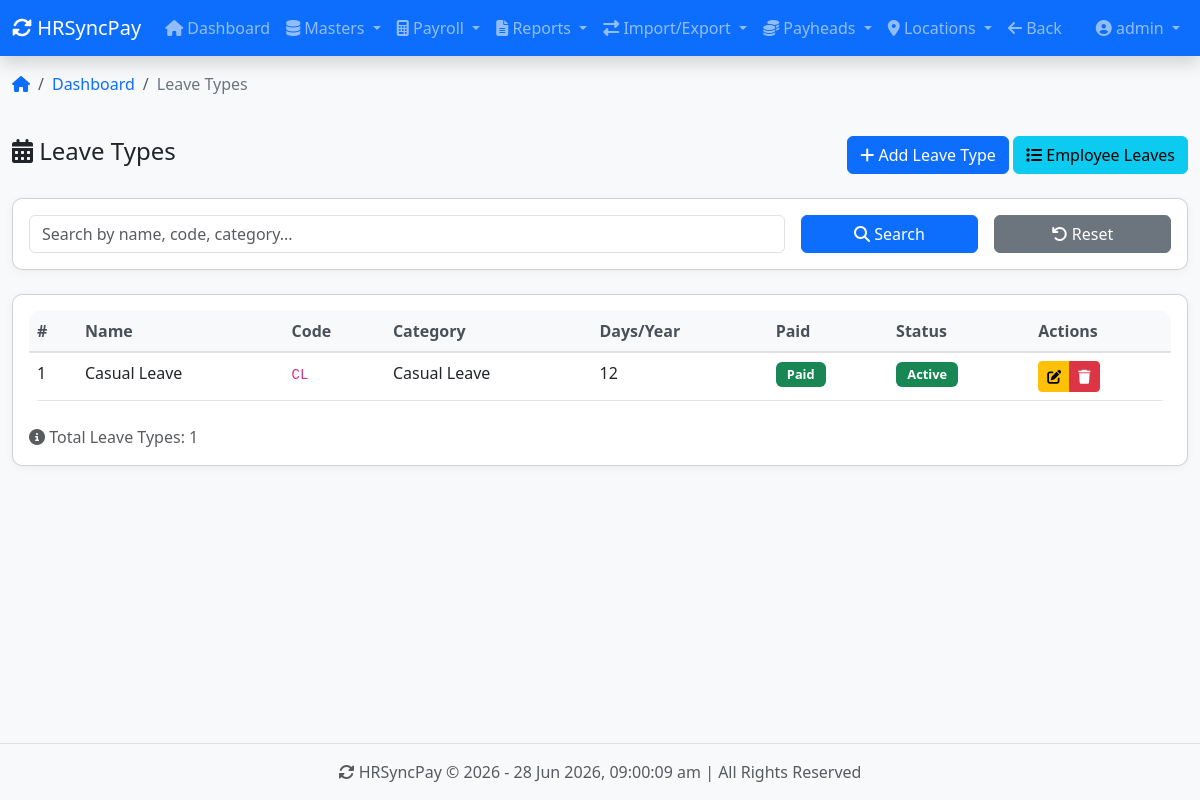
/leave/types/ (signed in), run on the app's committed database.
### apps/accounts/models.py (models this page shows, shortened)
class User(AbstractUser):
    ROLE_CHOICES = [
        ('ADMIN', 'Admin'),
        ('DATA_ENTRY', 'Data Entry'),
        ('VIEWER', 'Viewer'),
    ]
    role = models.CharField(max_length=20, choices=ROLE_CHOICES, default='VIEWER')
    phone = models.CharField(max_length=15, blank=True)
    employee_code = models.CharField(max_length=20, unique=True, blank=True, null=True)
    profile_picture = models.ImageField(upload_to='profile_pictures/', null=True, blank=True)
    class Meta:
        db_table = 'accounts_user'

### apps/leave/models.py (models this page shows, shortened)
class LeaveType(models.Model):
    CATEGORY_CHOICES = [
        ('ANNUAL', 'Annual Leave'),
        ('CASUAL', 'Casual Leave'),
        ('SICK', 'Sick Leave'),
        ('MATERNITY', 'Maternity Leave'),
        ('PATERNITY', 'Paternity Leave'),
        ('COMPENSATORY', 'Compensatory Off'),
        ('LOP', 'Loss of Pay'),
        ('OTHER', 'Other'),
    ]
    name = models.CharField(max_length=50)
    code = models.CharField(max_length=20, unique=True)
    category = models.CharField(max_length=20, choices=CATEGORY_CHOICES)
    days_per_year = models.IntegerField(default=12)
    is_paid = models.BooleanField(default=True)
    is_active = models.BooleanField(default=True)
    max_consecutive_days = models.IntegerField(default=30)
    description = models.TextField(blank=True)
    created_at = models.DateTimeField(auto_now_add=True)
    updated_at = models.DateTimeField(auto_now=True)
    class Meta:
        ordering = ['name']

### apps/leave/views.py (the view)
# urls.py: path('types/', views.leave_type_list, name='leave_type_list'),
@login_required
def leave_type_list(request):
    leave_types = LeaveType.objects.all().order_by('name')
    search = request.GET.get('search')
    if search:
        leave_types = leave_types.filter(
            Q(name__icontains=search) |
            Q(code__icontains=search) |
            Q(category__icontains=search)
        )
    paginator = Paginator(leave_types, 20)
    page_number = request.GET.get('page')
    page_obj = paginator.get_page(page_number)
    context = {
        'page_obj': page_obj,
        'search': search,
        'total_types': leave_types.count(),
        'breadcrumb': [
            {'name': 'Dashboard', 'url': '/', 'active': False},
            {'name': 'Leave Types', 'active': True},
        ],
    }
    return render(request, 'leave/leave_type_list.html', context)

### templates/leave/leave_type_list.html (shortened to what this page needs)
{% extends 'base.html' %}
{% load static %}
{% block breadcrumb %}
    <li class="breadcrumb-item"><a href="{% url 'core:dashboard' %}">Dashboard</a></li>
    <li class="breadcrumb-item active">Leave Types</li>
{% endblock %}
{% block content %}
<div class="d-flex justify-content-between align-items-center mb-4">
    <h4><i class="fas fa-calendar-alt"></i> Leave Types</h4>
    <div>
        <a href="{% url 'leave:leave_type_create' %}" class="btn btn-primary">
            <i class="fas fa-plus"></i> Add Leave Type
        </a>
        <a href="{% url 'leave:leave_list' %}" class="btn btn-info">
            <i class="fas fa-list"></i> Employee Leaves
        </a>
    </div>
</div>
<div class="card mb-4">
    <div class="card-body">
        <form method="get" class="row g-3">
            <div class="col-md-8">
                <input type="text" name="search" class="form-control"
                       placeholder="Search by name, code, category..."
                       value="{{ search|default:'' }}">
            </div>
            <div class="col-md-2">
                <button type="submit" class="btn btn-primary w-100">
                    <i class="fas fa-search"></i> Search
                </button>
            </div>
            <div class="col-md-2">
                <a href="{% url 'leave:leave_type_list' %}" class="btn btn-secondary w-100">
                    <i class="fas fa-undo"></i> Reset
                </a>
            </div>
        </form>
    </div>
</div>
<div class="card">
    <div class="card-body">
        <div class="table-responsive">
            <table class="table table-hover">
                <thead>
                    <tr>
                        <th>#</th>
                        <th>Name</th>
                        <th>Code</th>
                        <th>Category</th>
                        <th>Days/Year</th>
                        <th>Paid</th>
                        <th>Status</th>
                        <th>Actions</th>
                    </tr>
                </thead>
                <tbody>
                    {% for leave_type in page_obj %}
                    <tr>
                        <td>{{ forloop.counter }}</td>
                        <td>{{ leave_type.name }}</td>
                        <td><code>{{ leave_type.code }}</code></td>
                        <td>{{ leave_type.get_category_display }}</td>
                        <td>{{ leave_type.days_per_year }}</td>
                        <td>
                            {% if leave_type.is_paid %}
                                <span class="badge bg-success">Paid</span>
                            {% else %}
                                <span class="badge bg-secondary">Unpaid</span>
                            {% endif %}
                        </td>
                        <td>
                            {% if leave_type.is_active %}
                                <span class="badge bg-success">Active</span>
                            {% else %}
                                <span class="badge bg-danger">Inactive</span>
                            {% endif %}
                        </td>
                        <td>
                            <div class="btn-group" role="group">
                                <a href="{% url 'leave:leave_type_edit' leave_type.id %}"
                                   class="btn btn-sm btn-warning" title="Edit">
                                    <i class="fas fa-edit"></i>
                                </a>
                                <a href="{% url 'leave:leave_type_delete' leave_type.id %}"
                                   class="btn btn-sm btn-danger" title="Delete"
                                   onclick="return confirm('Delete this leave type?')">
                                    <i class="fas fa-trash"></i>
                                </a>
                            </div>
                        </td>
                    </tr>
                    {% endfor %}
                </tbody>
            </table>
        </div>
        <div class="text-muted mt-2">
            <i class="fas fa-info-circle"></i> Total Leave Types: {{ total_types }}
        </div>
    </div>
</div>
{% endblock %}

### templates/base.html (shortened to what this page needs)
<!DOCTYPE html>
<html lang="en">
<head>
    <link href="https://cdn.jsdelivr.net/npm/bootstrap@5.3.0/dist/css/bootstrap.min.css" rel="stylesheet">
    <link href="https://cdnjs.cloudflare.com/ajax/libs/font-awesome/6.4.0/css/all.min.css" rel="stylesheet">
    {% load static %}
    <link href="{% static 'css/custom.css' %}" rel="stylesheet">
</head>
<body>
    <nav class="navbar navbar-expand-lg navbar-dark bg-primary shadow">
        <div class="container-fluid">
            <a class="navbar-brand" href="{% url 'core:dashboard' %}">
                <i class="fas fa-sync-alt fa-spin"></i> HRSyncPay
            </a>
            <div class="collapse navbar-collapse" id="navbarNav">
                <ul class="navbar-nav me-auto">
                    <li class="nav-item">
                        <a class="nav-link" href="{% url 'core:dashboard' %}">
                            <i class="fas fa-home"></i> Dashboard
                        </a>
                    </li>
                    <li class="nav-item dropdown">
                        <a class="nav-link dropdown-toggle" href="#" id="mastersDropdown" role="button" data-bs-toggle="dropdown">
                            <i class="fas fa-database"></i> Masters
                        </a>
                    </li>
                    <li class="nav-item dropdown">
                        <a class="nav-link dropdown-toggle" href="#" id="payrollDropdown" role="button" data-bs-toggle="dropdown">
                            <i class="fas fa-calculator"></i> Payroll
                        </a>
                    </li>
                    <li class="nav-item dropdown">
                        <a class="nav-link dropdown-toggle" href="#" id="reportsDropdown" role="button" data-bs-toggle="dropdown">
                            <i class="fas fa-file-alt"></i> Reports
                        </a>
                    </li>
                    <li class="nav-item dropdown">
                        <a class="nav-link dropdown-toggle" href="#" id="importExportDropdown" role="button" data-bs-toggle="dropdown">
                            <i class="fas fa-exchange-alt"></i> Import/Export
                        </a>
                    </li>
                    <li class="nav-item dropdown">
                        <a class="nav-link dropdown-toggle" href="#" id="payheadsDropdown" role="button" data-bs-toggle="dropdown">
                            <i class="fas fa-coins"></i> Payheads
                        </a>
                    </li>
                    <li class="nav-item dropdown">
                        <a class="nav-link dropdown-toggle" href="#" id="locationsDropdown" role="button" data-bs-toggle="dropdown">
                            <i class="fas fa-map-marker-alt"></i> Locations
                        </a>
                    </li>
                    <li class="nav-item">
                        <a class="nav-link" href="javascript:history.back()">
                            <i class="fas fa-arrow-left"></i> Back
                        </a>
                    </li>
                </ul>
                <ul class="navbar-nav">
                    <li class="nav-item dropdown">
                        <a class="nav-link dropdown-toggle" href="#" id="userDropdown" role="button" data-bs-toggle="dropdown">
                            <i class="fas fa-user-circle"></i>
                            {{ user.get_full_name|default:user.username }}
                        </a>
                    </li>
                </ul>
            </div>
        </div>
    </nav>
    <div class="container-fluid mt-2">
        <nav aria-label="breadcrumb">
            <ol class="breadcrumb">
                <li class="breadcrumb-item">
                    <a href="{% url 'core:dashboard' %}"><i class="fas fa-home"></i></a>
                </li>
                {% block breadcrumb %}{% endblock %}
            </ol>
        </nav>
    </div>
    <div class="container-fluid">
        <div class="row">
            {% if show_sidebar|default:False %}
                <div class="col-md-3 col-lg-2 d-md-block bg-light sidebar">
                    <div class="position-sticky pt-3">
                        <ul class="nav flex-column">
                            <li class="nav-header">Navigation</li>
                            <li class="nav-item">
                                <a class="nav-link" href="{% url 'core:dashboard' %}">
                                    <i class="fas fa-home"></i> Dashboard
                                </a>
                            </li>
                            <li class="nav-item">
                                <a class="nav-link" href="{% url 'employees:employee_list' %}">
                                    <i class="fas fa-users"></i> Employees
                                </a>
                            </li>
                            <li class="nav-item">
                                <a class="nav-link" href="{% url 'clients:client_list' %}">
                                    <i class="fas fa-building"></i> Clients
                                </a>
                            </li>
                            <li class="nav-item">
                                <a class="nav-link" href="{% url 'company:company_list' %}">
                                    <i class="fas fa-building"></i> Companies
                                </a>
                            </li>
                            <li class="nav-item">
                                <a class="nav-link" href="{% url 'locations:location_list' %}">
                                    <i class="fas fa-map-marker-alt"></i> Locations
                                </a>
                            </li>
                            <li class="nav-item">
                                <a class="nav-link" href="{% url 'payheads:payhead_list' %}">
                                    <i class="fas fa-list"></i> Payheads
                                </a>
                            </li>
                            {% block sidebar %}{% endblock %}
                        </ul>
                    </div>
                </div>
                <div class="col-md-9 col-lg-10">
                    {% if messages %}
                        {% for message in messages %}
                            <div class="alert alert-{{ message.tags }} alert-dismissible fade show" role="alert">
                                <i class="fas fa-{% if message.tags == 'success' %}check-circle{% elif message.tags == 'error' %}exclamation-circle{% elif message.tags == 'warning' %}exclamation-triangle{% else %}info-circle{% endif %}"></i>
                                {{ message }}
                                <button type="button" class="btn-close" data-bs-dismiss="alert"></button>
                            </div>
                        {% endfor %}
                    {% endif %}
                    <main class="py-3">
                        {% block sidebar_content %}
                        {% endblock sidebar_content %}
                    </main>
                </div>
            {% else %}
                <div class="col-12">
                    <main class="py-3">
                        {% block content %}
                        {% endblock content %}
                    </main>
                </div>
            {% endif %}
        </div>
    </div>
    <footer class="footer mt-auto py-3 bg-light border-top">
        <div class="container-fluid text-center">
            <span class="text-muted">
                <i class="fas fa-sync-alt"></i> HRSyncPay &copy; {% now "Y" %} -
                <span id="current-time"></span> | All Rights Reserved
            </span>
        </div>
    </footer>
</body>
</html>

### static/css/custom.css (style rules this page uses)
body { min-height: 100vh; display: flex; flex-direction: column; background-color: #f8f9fa; }
main { flex: 1; }
.card { border-radius: 10px; box-shadow: 0 2px 10px rgba(0,0,0,0.05); transition: all 0.3s ease; }
.table { background-color: #fff; border-radius: 10px; overflow: hidden; }
.table thead th { background-color: #f8f9fa; border-bottom: 2px solid #dee2e6; font-weight: 600; color: #495057; }
.badge { font-size: 0.8rem; padding: 0.4rem 0.7rem; }
.breadcrumb { background-color: transparent; padding: 0.5rem 0; }
.breadcrumb-item a { color: #0d6efd; text-decoration: none; }
.breadcrumb-item.active { color: #6c757d; }

### data on the page
User: get_full_name "admin"
LeaveType: name "Casual Leave", code "CL", category "Casual Leave", days_per_year "12", is_paid "Paid", is_active "Active"

### other printed values
{{ total_types }} "1"
